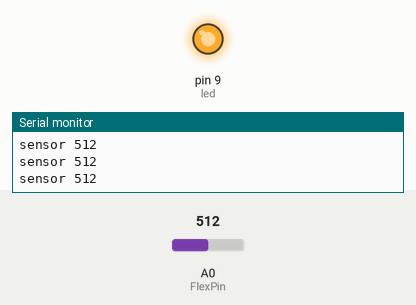
Recording of a sketch running on a simulated Arduino Uno, built with avr-gcc and run on an emulated ATmega328P. Parts: output pins drawn as LEDs (lit = HIGH), the last lines printed to the serial monitor. Inputs (shaded band) come from the test bench; at power-on: A0 (FlexPin) = 512.

Above: at 1.3 s.
1.4 s: A0 (FlexPin) set to 306
At 2.2 s:
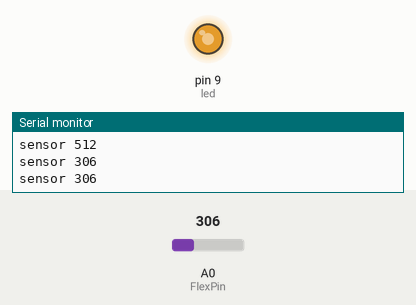
3.0 s: A0 (FlexPin) set to 122
At 3.4 s:
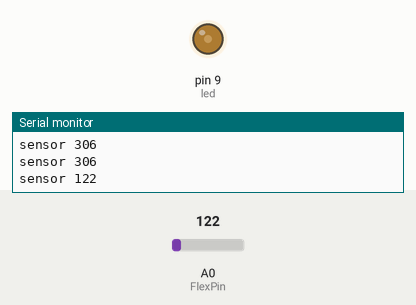
4.5 s: A0 (FlexPin) set to 0
At 5.8 s:
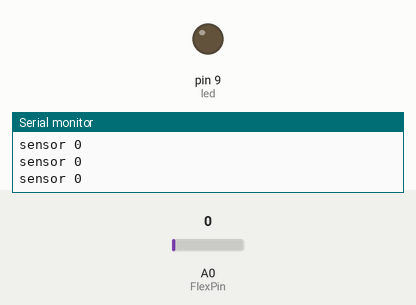
Timing chart, 0 to 7.5 s (numbered marks = the images above; inputs shaded):
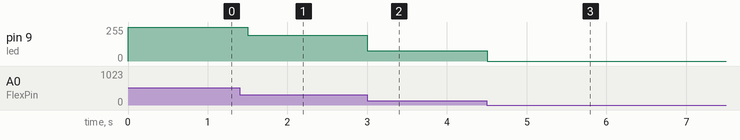

Measured:
- after the input at 1.4 s, pin 9 (led): 255/255 → 195/255 after 0.10 s
- after the input at 3.0 s, pin 9 (led): 195/255 → 77/255 at once
- after the input at 4.5 s, pin 9 (led): 77/255 → 0/255 at once

The sketch:

sensor.ino
```cpp
const int FlexPin = A0;
const int led = 9;

void setup()
{
 Serial.begin(9600);
  pinMode(led,OUTPUT);
}

void loop()
{
  int FlexVal;
  FlexVal = analogRead(FlexPin);

  Serial.print("sensor ");
  Serial.println(FlexVal);

  int lightValue = map(FlexVal, 0 , 400, 0, 255);
  analogWrite(led, lightValue);
                       delay(500);
  }
```
